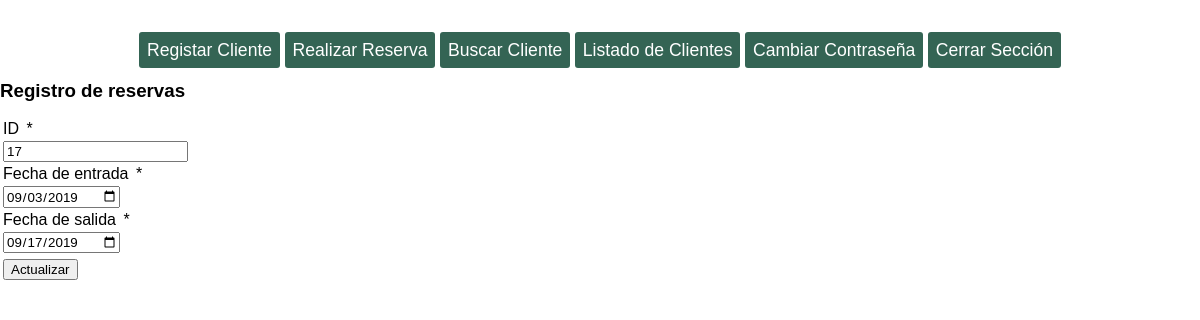
Page /gestionarReservaView.php?editar=17 (signed in) on the committed database.
### tables this page shows
CREATE TABLE `reservas` (
  `id_reserva` int(11) NOT NULL AUTO_INCREMENT,
  `id_cliente` int(11) NOT NULL,
  `entrada` date NOT NULL,
  `salida` date NOT NULL,
  PRIMARY KEY (`id_reserva`),
  KEY `fk_reservas_clientes` (`id_cliente`),
  CONSTRAINT `fk_reservas_clientes` FOREIGN KEY (`id_cliente`) REFERENCES `clientes` (`id_cliente`)
);

### libreria.php (called while the page is built, shortened)
<?php
class Basedatos {
    public $db;
function __construct() {
  $this->db= $this->conectar(DB_HOST,DB_USERNAME,DB_PASSWORD,DB_NAME);
}
public function conectar($pdb_host,$pdb_user,$pdb_pass,$pdb_name){
	$db= new mysqli($pdb_host,$pdb_user,$pdb_pass,$pdb_name);
   return $db;
}
function get_reserva($pid_reserva){
   $consulta="SELECT * FROM reservas WHERE id_reserva={$pid_reserva}";
   $resultado=$this->db->query($consulta);
   $fila=$resultado->fetch_assoc();
   return $fila;
}
}
?>

### gestionarReservaView.php (the view, shortened to what this page needs)
<?php
require('libreria.php');
$basedatos= new Basedatos();
$id_reserva=$_GET['editar'];
$fila=$basedatos->get_reserva($id_reserva);
 ?>
<!DOCTYPE html>
<html lang="en">
<head>
    <link rel="stylesheet" href="style.css">
</head>
<body>
	<section id="registro_reservas">
		<h3>Registro de reservas</h3>
		<form action="controladorReservaView.php" method="POST">
			<div><label for="id_reserva">ID </label>*</div>
			<div><input type="text" name="id_reserva" id="id_reserva" value="<?php echo $fila['id_reserva']?>"></div>
			<div><label for="entrada">Fecha de entrada</label> *</div>
			<div><input type="date" name="entrada" id="entrada" value="<?php echo $fila['entrada']?>"></div>
            <div><label for="salida">Fecha de salida</label> *</div>
			<div><input type="date" name="salida" id="salida" value="<?php echo $fila['salida']?>"></div>
			<div><input type="submit" name="actualizar_reserva" value="Actualizar"></div>
		</form>
	</section>
</body>
</html>

### style.css (style rules this page uses)
* { font-family: sans-serif; box-sizing: border-box; }
body,html { margin: 0; padding: 0; height: 100%; }
input,label { margin:3px; }
a { text-decoration: none; padding:8px; box-sizing: border-box; font-size: 1.1em; font-family: sans-serif; color:#346454; }
#header_nav { display:flex; justify-content: center; padding-top:40px; }
#nav_principal { width: 80%; text-align: center; }
#nav_principal a { background-color:#346454; border-radius: 3px; color: white; }

### rows in the picture
reservas: id_reserva "17", entrada "09/03/2019", salida "09/17/2019"
